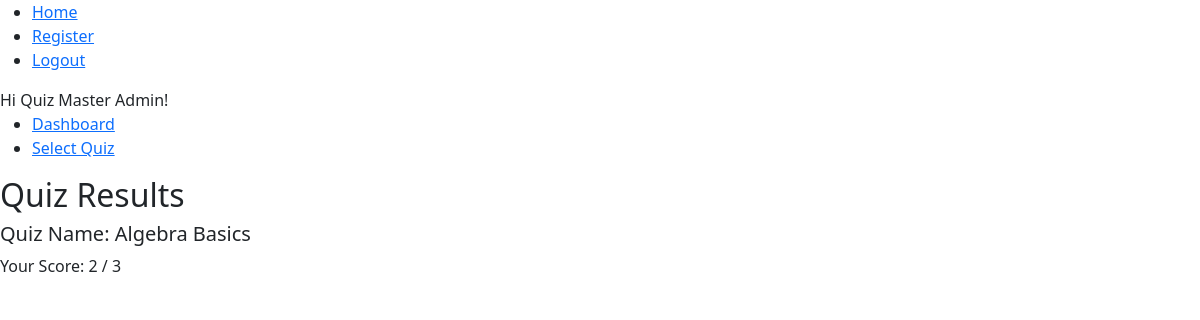
Page /quiz_results/1 (signed in) on the committed database.
### app/models.py (models this page shows, shortened)
class User(db.Model, UserMixin):
    id = db.Column(db.Integer, primary_key=True)
    username = db.Column(db.String(80), unique=True, nullable= False)
    password_hash = db.Column(db.String(200),nullable=False)
    fullname = db.Column(db.String(100),nullable=False)
    qualification = db.Column(db.String)
    dob = db.Column(db.Date)
    scores = db.relationship('Score', backref = 'user', lazy=True)

class Quiz(db.Model):
    id = db.Column(db.Integer, primary_key=True)
    name = db.Column(db.String(100), nullable=False)
    date_of_quiz = db.Column(db.DateTime)
    time_duration = db.Column(db.Integer, default = 0)
    chapter_id = db.Column(db.Integer,db.ForeignKey('chapter.id'), nullable=False)
    questions = db.relationship('Question', backref='quiz', lazy=True)

class Score(db.Model):
    id = db.Column(db.Integer, primary_key=True)
    total_scored = db.Column(db.Integer, nullable=False)
    timestamp = db.Column(db.DateTime, default=db.func.current_timestamp())
    quiz_id = db.Column(db.Integer,db.ForeignKey('quiz.id'), nullable=False)
    user_id = db.Column(db.Integer, db.ForeignKey('user.id'),nullable=False)

### app/routes.py (the view)
@app.route("/quiz_results/<int:quiz_id>")
@login_required
def quiz_results(quiz_id):
    quiz = Quiz.query.get_or_404(quiz_id)
    score = Score.query.filter_by(
        user_id=current_user.id,
        quiz_id=quiz_id
    ).order_by(Score.id.desc()).first()
    return render_template("user/quiz_results.html", quiz=quiz, score=score)

### app/routes.py (called while the page is built)
@login_manager.user_loader
def load_user(user_id):
    return User.query.get(user_id)

### app/templates/user/quiz_results.html (shortened to what this page needs)
{% extends 'layout.html' %}
{% block content %}
    <h2>Quiz Results</h2>
    <div>
        <h5>Quiz Name: {{quiz.name}} </h5>
        <div>Your Score: {{ score.total_scored }} / {{ quiz.questions|length }}</div>
    </div>
{% endblock %}

### app/templates/layout.html (shortened to what this page needs)
<!doctype html>
<html>
  <head>
    {% block head %}
    <link href="https://cdn.jsdelivr.net/npm/bootstrap@5.3.3/dist/css/bootstrap.min.css" rel="stylesheet">
    <link rel="stylesheet" href="https://cdnjs.cloudflare.com/ajax/libs/font-awesome/6.7.2/css/all.min.css" />
    {% endblock %}
  </head>
  <body>
    <ul>
        <li><a href ="{{url_for('home')}}">Home</a></li>
        <li><a href = "{{url_for('register')}}">Register</a></li>
        {% if current_user.is_authenticated %}
        <li><a href = "{{url_for('logout')}}">Logout</a></li>
        {% else %}
        <li><a href = "{{url_for('login')}}">Login</a></li>
        {% endif %}
    </ul>
    <div id="content">
      {% if current_user.is_authenticated %}
      Hi {{ current_user.fullname }}!
      <ul>
        <li><a href="{{ url_for('dashboard') }}">Dashboard</a></li>
        <li><a href="{{ url_for('select_quiz') }}">Select Quiz</a></li>
      </ul>
      {% endif %}
        {% block content %}{% endblock %}
    </div>
  </body>
</html>

### rows in the picture
User: fullname "Quiz Master Admin"
Quiz: name "Algebra Basics"
Score: total_scored "2"

### other values in the picture
{{ quiz.questions|length }} "3"
